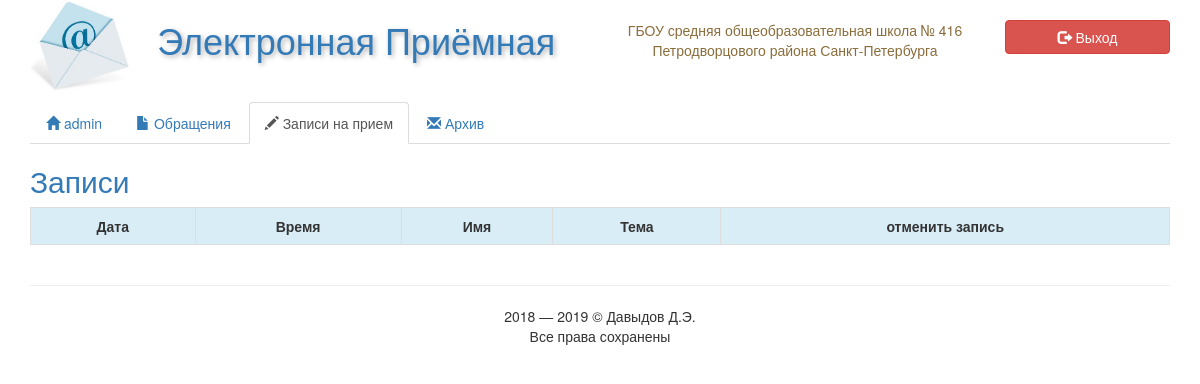
Before: /resources/admin/user=admin-appointments.php (signed in) with the older database file.
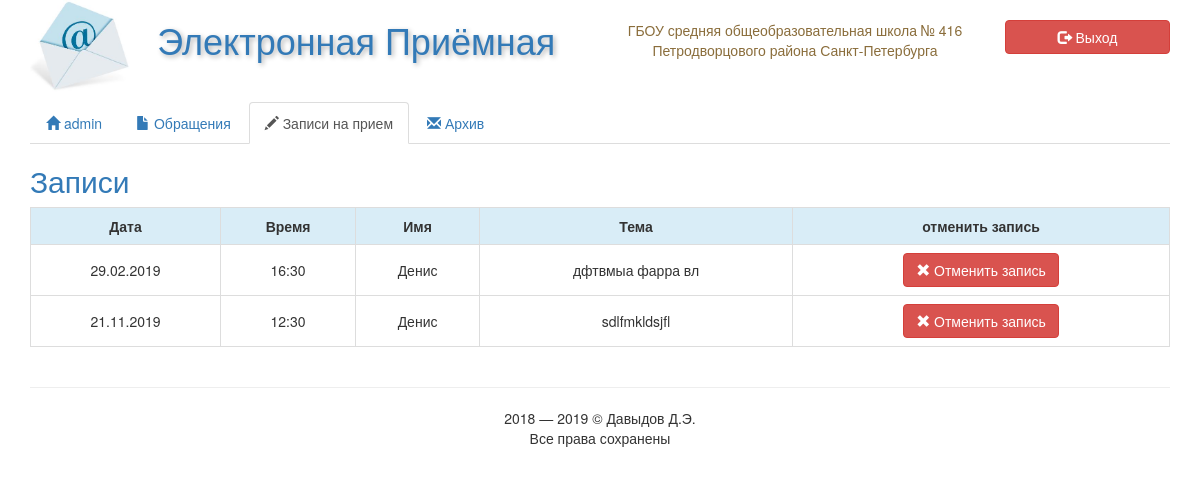
After: the same page with the newer database file.
### tables this page shows
CREATE TABLE `appointments` (
  `id` int(11) NOT NULL,
  `day` varchar(10) NOT NULL,
  `time` varchar(5) NOT NULL,
  `status` varchar(9) NOT NULL,
  `name` varchar(150) NOT NULL,
  `mail` varchar(100) NOT NULL,
  `theme` varchar(200) NOT NULL
);

### resources/admin/user=admin-appointments.php (the view, shortened to what this page needs)
<!DOCTYPE html>
<html lang="ru">
<head>
	<?php
		include('../../templates/head.php');
	?>
</head>
<body>
	<div class="container">
		<div class="row">
			<?php
				include('../../templates/header.php');
			?>
			<div class="col-xs-12">
				<ul class="nav nav-tabs">
					<li role="presentation"><a href="<?php $_SESSION['page'] = 'admin/user=admin'; echo 'resources/'.$_SESSION['page'].'.php' ?>" style="cursor: pointer;"><span class="glyphicon glyphicon-home"></span> <?php echo  $_SESSION['name']; ?> </a></li>
					<li role="presentation"><a href="<?php echo 'resources/'.$_SESSION['page'].'-appeals.php'; ?>"><span class="glyphicon glyphicon-file"></span> Обращения </a></li>
					<li role="presentation" class="active"><a href="<?php echo 'resources/'.$_SESSION['page'].'-appointments.php'; ?>"><span class="glyphicon glyphicon-pencil"></span> Записи на прием </a></li>
					<li role="presentation"><a href="#"><span class="glyphicon glyphicon-envelope"></span> Архив </a></li>
				</ul>
			</div>
			<div class="col-xs-12">
					<h2 class="text-primary">Записи</h2>
						<div class="table-responsive">
							<table class="table table-hover table-bordered text-center">
								<tr class="info">
									<td><strong>Дата</strong></td>
									<td><strong>Время</strong></td>
									<td><strong>Имя</strong></td>
									<td><strong>Тема</strong></td>
									<td><strong>отменить запись</strong></td>
								</tr>
								<?php
							        $query = 'SELECT `day`, `time`, `name`, `theme`, `id` FROM appointments WHERE `status`="Занята" order by `id` desc';
							        $result = mysql_query($query);
							        $count_write_button=0;
							        $count_date = 0;
							        $count = 0;
							        while ($line = mysql_fetch_array($result, MYSQL_ASSOC)) {
							        	echo "\t<tr>\n";
						                foreach ($line as $col_value) {
						                	if ($count == 0) {
						                		if ($count_date != 0) {
								                	if ($count_write_button != 3) {
									                		echo "\t\t<td>$col_value</td>\n";
									                	} else {
									                		$id = $col_value;
									                		 echo '<td><form method="POST"><button type="submit" value="'.$id.'" class="btn btn-danger" name="status_appointments"><span class="glyphicon glyphicon-remove"></span> Отменить запись </button></form></td>';
									                	}
									                $count_write_button++;
							                	} else {
							                		$date = date("d.m.Y");
							                		if (strtotime($col_value) > strtotime($date)){
							                			echo "\t\t<td>$col_value</td>\n";
							                    		$count_date = 1;
							                		} else $count++;
							                	}
						                	}
						                }
						                $count = 0;
						                $count_date = 0;
						                $count_write_button = 0;
							            echo "\t</tr>\n";
							        }
								?>
							</table>
						</div>
			</div>
			<div class="col-xs-12 text-center">
				<?php include('../../templates/footer.php'); ?>
			</div>
		</div>
	</div>
</body>
</html>

### templates/head.php (shortened to what this page needs)
<link rel="stylesheet" href="bootstrap/css/bootstrap.min.css" />
<link rel="stylesheet" href="style.css?<?php echo time(); ?>" />

### templates/header.php
<div class="col-md-1 col-xs-12 col-sm-6">
	<p class="text-center">
		<img src="img/logo.jpg" alt="логотип" width="100" />
	</p>
</div>
<div class="col-md-5 col-xs-12 col-sm-6">
	<h1 class="text-primary text-center" style="text-shadow: 2px 2px 5px rgba(0,0,0,0.3);">Электронная Приёмная</h1>
</div>
<div class="col-md-4 text-center col-xs-12 col-sm-6">
	<p class="text-warning" style="margin-top: 20px;">ГБОУ средняя общеобразовательная школа № 416<br/> Петродворцового района Санкт-Петербурга</p>
</div>
<div class="col-md-2 col-xs-12 col-sm-6">
	<form action="" method="POST">
		<button type="submit" class="btn btn-danger btn-block
		<?php
			$page_name = 'admin/'.basename($_SERVER['PHP_SELF'], ".php");
			$page_name = explode("-", $page_name);
			if ($page_name[0] != "admin/user=admin") {
				echo "hidden-xs";
			}
		?>" name="exit" style="margin-top: 20px;"><span class="glyphicon glyphicon-log-out"></span> Выход</button>
	</form>
</div>

### templates/footer.php
<hr/>
<p class="text-center">2018 &mdash; <?php echo date("Y"); ?> &copy; Давыдов Д.Э.<br/>Все права сохранены</p>

### style.css (style rules this page uses)
html { height: 100%; }
body { margin: 0; position: relative; min-height: 100%; padding-bottom: 100px; }
.table>tbody>tr>td, .table>tbody>tr>th, .table>tfoot>tr>td, .table>tfoot>tr>th, .table>thead>tr>td, .table>thead>tr>th { vertical-align: middle; }

Changed rows visible on the page:
added appointments: day "29.02.2019", time "16:30", name "Денис", theme "дфтвмыа фарра вл", $id 3 (drawn)
now on this page (row edited): appointments: day "21.11.2019", time "12:30", name "Денис", theme "sdlfmkldsjfl", $id 2 (drawn)
